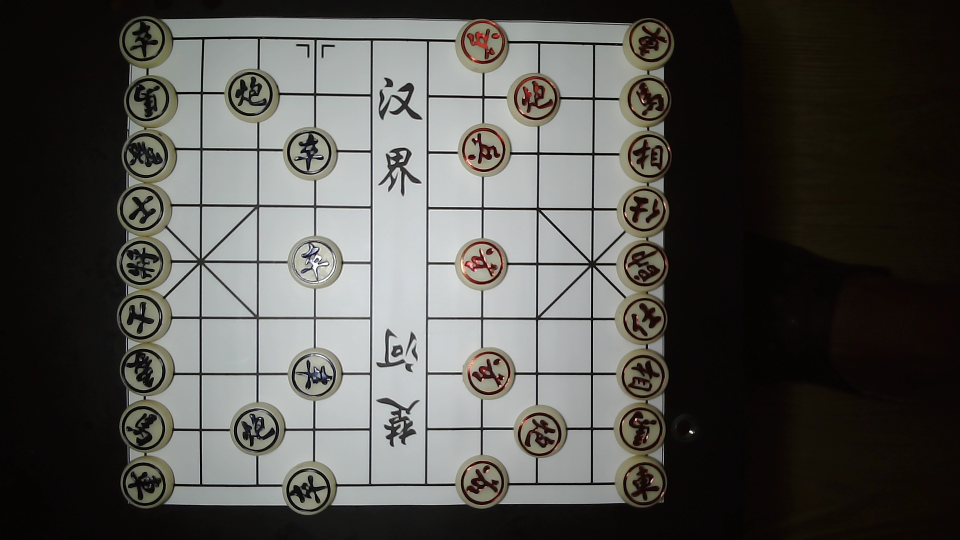
#> input picture test_image_process/imageProcessTest/2021-07-13_20:43:57_98.jpg, 1920 x 1080 px (shown at 1/2 size); its folder holds only this picture in this run
$ python circle.py
#> lines starting #> are read from the running program, lines starting #| are printed output that depends on the picture
# -*-*- coding utf-8 -*-*-
# to hough circling and get chess image

import cv2
import os
import sys

import datetime

import numpy as np
from PIL import Image

img_height = -1
img_width = -1

def read_origin_image():
    origin_image_path = "./test_image_process/imageProcessTest"
    # origin_image_path = "./test_image_process/systemCamTest"
    images = os.listdir(origin_image_path)
    count_image = 0
    origin_image_list = []
    for image in images:
        image_full_path = os.path.join(origin_image_path, image)
        img = Image.open(image_full_path)
#> img is the input picture: PIL image 1920x1080 RGB; mean R, G, B 82.1, 81.1, 77.5
        print(image_full_path, " pixel: " + str(img.size[0]) + "*" + str(img.size[1])) # debug
#| ./test_image_process/imageProcessTest/2021-07-13_20:43:57_98.jpg  pixel: 1920*1080
        count_image = count_image + 1
        origin_image_list.append(image_full_path)

    print("image list done! count = ", count_image)

    if count_image == 0:
        print("ERROR: no image in path: ", origin_image_path)
        return -999

    return origin_image_list, count_image

def hough_circle(origin_image_list, count_image):
#> called with count_image = 1
    for index in range(0, count_image):
        origin_image = cv2.imread(origin_image_list[index], cv2.IMREAD_COLOR)

        if origin_image is None:
            print("ERROR: circle.py line: 36, image loading failed!")
            return -888

        gray_origin_image = cv2.cvtColor(origin_image, cv2.COLOR_RGB2GRAY)
        gray_origin_image = cv2.medianBlur(gray_origin_image, 5) # 高斯滤波

        pil_origin_image = Image.open(origin_image_list[index])
        origin_image_height = pil_origin_image.size[0]
#> origin_image_height = 1920
        origin_image_width = pil_origin_image.size[1]
#> origin_image_width = 1080
        img_height = origin_image_height
#> img_height = 1920
        img_width = origin_image_width
#> img_width = 1080

        # print("grey image show: index = ", index)
        window_name = "grey of " + origin_image_list[index]
        cv2.imshow(window_name, gray_origin_image)

        flag = cv2.waitKey(0)
#> (key Esc is pressed here)
        if flag == 13: # press enter to save the image
            save_path = "./test_image_process/imageProcessTest_ans/grey_" + str(index) + "_" + datetime.datetime.now().strftime("%Y-%m-%d-%H:%M:%S") + ".jpg"
            cv2.imwrite(save_path, gray_origin_image)
            print(save_path, " saved")
            cv2.destroyWindow(window_name)
        elif flag == 27:
            cv2.destroyWindow(window_name)
        else:
            print("ERROR: file circle.py, line 56, flag invalid!")

        circles = cv2.HoughCircles(
            gray_origin_image, # input image, greyscale
            cv2.HOUGH_GRADIENT,
            1.0, # dp, the inverse ratio of resolution
            round(min(img_height, img_width)/10.5), # Minimum distance between detected centers
            param1=425, # Upper threshold for the internal Canny edge detector
            param2=30, # Threshold for center detection
            minRadius=round(min(img_height, img_width)/40.0), # Minimum radius to be detected, default 0
            maxRadius=round(min(img_height, img_width)/20.0) # Maximum radius to be detected, default 0
        )
#> circles = 31 rows, first 8: [962.5, 528.5, 53.4], [632.5, 524.5, 53.4], [280.5, 634.5, 43.8], [286.5, 741.5, 44.1], [1078.5, 867.5, 43], [300.5, 312.5, 53.4], [1281.5, 858.5, 43.1], [282.5, 524.5, 43.3]

        # print(round(min(img_height, img_width)/8.0),
        #       round(min(img_height, img_width)/100.0),
        #       round(min(img_height, img_width)/20.0))

        count_circle = 0
        if circles is not None:
            circles = np.uint16(np.around(circles))
#> circles = 31 rows, first 8: [962, 528, 53], [632, 524, 53], [280, 634, 44], [286, 742, 44], [1078, 868, 43], [300, 312, 53], [1282, 858, 43], [282, 524, 43]
            for indexCircle in circles[0, :]:
                # print("count_circle = ", count_circle)
                count_circle = count_circle + 1
                center = (indexCircle[0], indexCircle[1]) # circle center
                radius = indexCircle[2] # circle radius
                cv2.circle(origin_image, center, radius, (255, 0, 255), 3)
#> this loop made 31 passes
#> (center, radius) on passes 1 to 12: ((962, 528), 53), ((632, 524), 53), ((280, 634), 44), ((286, 742), 44), ((1078, 868), 43), ((300, 312), 53), ((1282, 858), 43), ((282, 524), 43), ((1288, 420), 43), ((618, 304), 38), ((966, 966), 44), ((1072, 196), 38)
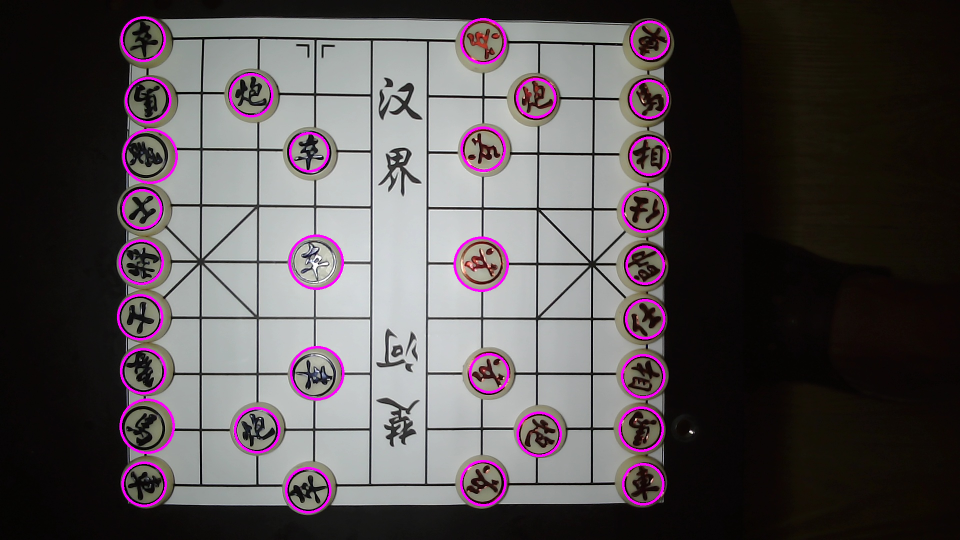
#> origin_image: shape (1080, 1920, 3) (shown at 1/2 size); mean B, G, R 81.2, 79.5, 85.4
#> after the loop, count_circle = 31
        if count_circle == 0:
            print("count_circle = 0, no circles found!")

        print("count_circle = ", count_circle)
#| count_circle =  31

        # print("hough circle image show: index = ", index)
        window_name = "hough circle of " + origin_image_list[index] # or np.array(origin_image_list)[index]
        cv2.imshow(window_name, origin_image)
        print(str(index) + "_" + datetime.datetime.now().strftime("%Y-%m-%d-%H:%M:%S") + ".jpg")

        flag = cv2.waitKey(0)
#> (key Esc is pressed here)
        if flag == 13: # press enter to save the image
            save_path = "./test_image_process/imageProcessTest_ans/circle_" + str(index) + "_" + datetime.datetime.now().strftime("%Y-%m-%d-%H:%M:%S") + ".jpg"
            cv2.imwrite(save_path, origin_image)
            print(save_path, " saved")
            cv2.destroyWindow(window_name)
        elif flag == 27:
            cv2.destroyWindow(window_name)
        else:
            print("ERROR: file circle.py, line 88, flag invalid!")


# use for debug
def main():
    oriImg, cnt = read_origin_image()
    hough_circle(oriImg, cnt)

# 调用函数
if __name__ == '__main__':
    main()

$ run again, on test_image_process/imageProcessTest/2021-07-16_19:18:26_46.jpg
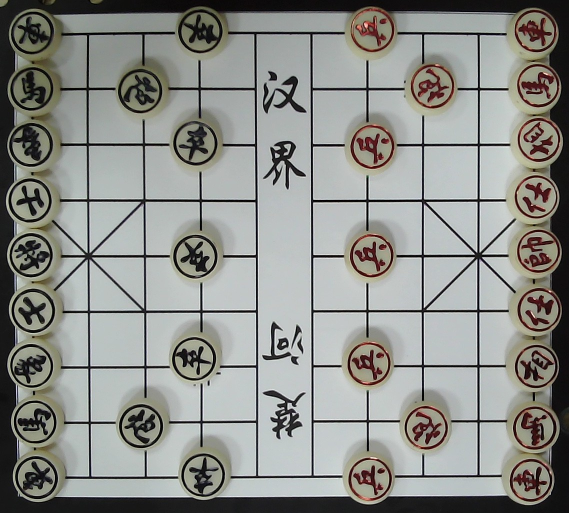
#> input picture test_image_process/imageProcessTest/2021-07-16_19:18:26_46.jpg, 1138 x 1026 px (shown at 1/2 size)
#> in read_origin_image, img is the input picture: PIL image 1138x1026 RGB; mean R, G, B 140.4, 141.8, 137.5
#| ./test_image_process/imageProcessTest/2021-07-16_19:18:26_46.jpg  pixel: 1138*1026
#> in hough_circle, `gray_origin_image = cv2.cvtColor(origin_image, cv2.COLOR_RGB2GRAY)`:
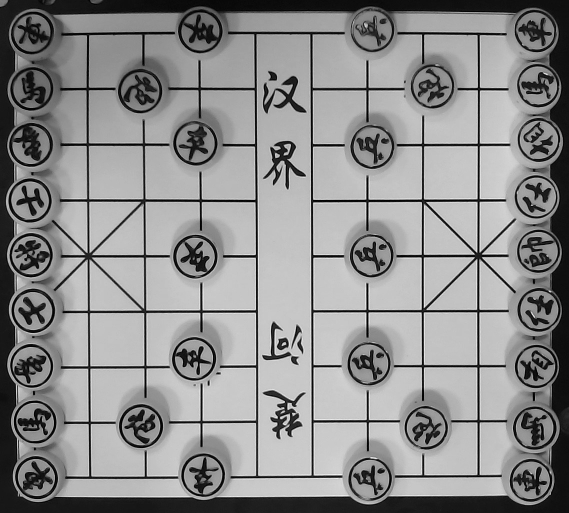
#> gray_origin_image: shape (1026, 1138) (shown at 1/2 size); min 0, max 255, mean 140.3
#> in hough_circle, `circles = cv2.HoughCircles( gray_origin_image,`: circles = 32 rows, first 8: [737.5, 727.5, 42.9], [281.5, 852.5, 43.4], [1077.5, 170.5, 43.6], [390.5, 286.5, 38.5], [59.5, 400.5, 43.2], [1068.5, 855.5, 43.1], [400.5, 62.5, 43.8], [739.5, 957.5, 42.9]
#> in hough_circle, `circles = np.uint16(np.around(circles))`: circles = 32 rows, first 8: [738, 728, 43], [282, 852, 43], [1078, 170, 44], [390, 286, 38], [60, 400, 43], [1068, 856, 43], [400, 62, 44], [740, 958, 43]
#> the loop in hough_circle, `for indexCircle in circles[0, :]: # print("count_circle = ", count_cir..` made 32 passes
#> after the loop in hough_circle, `for indexCircle in circles[0, :]:`:
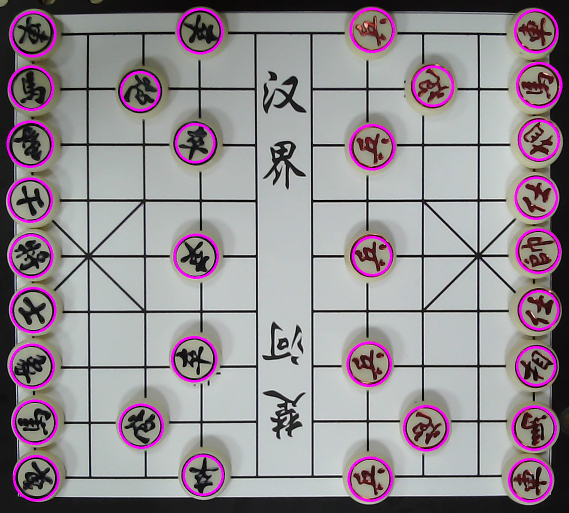
#> origin_image: shape (1026, 1138, 3) (shown at 1/2 size); mean B, G, R 144.1, 138.7, 146.1
#> after the loop in hough_circle, `for indexCircle in circles[0, :]:`: count_circle = 32
#| count_circle =  32
